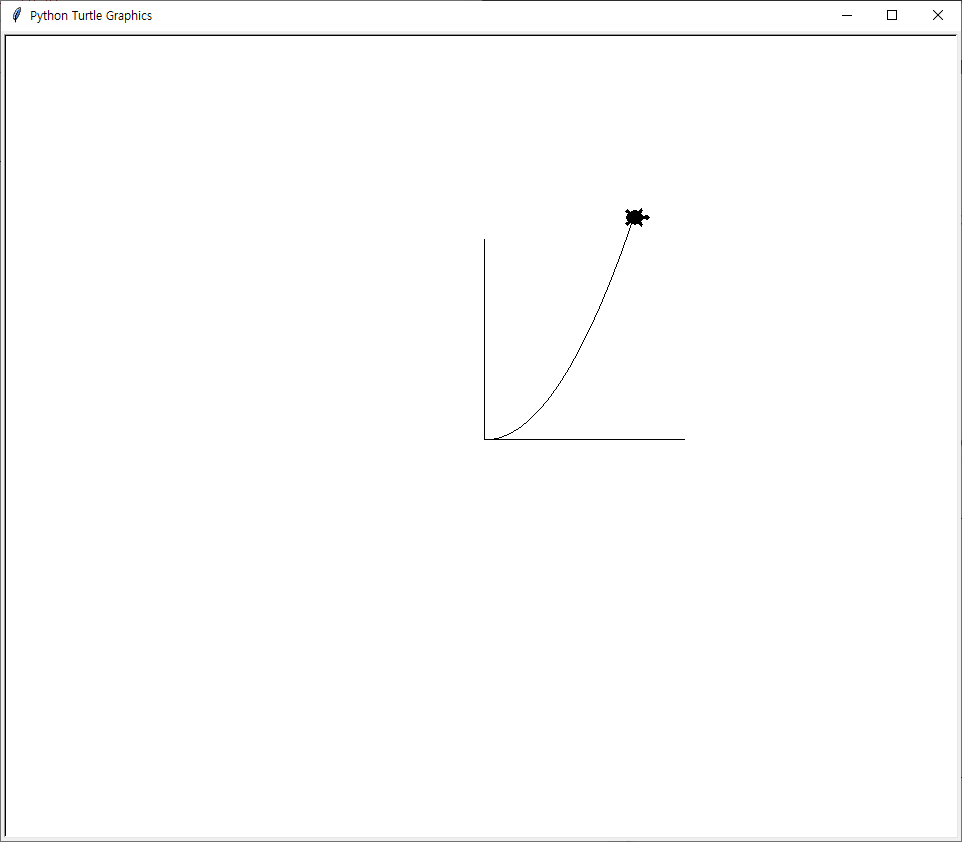

Source code (Python):
import turtle           # 터틀 불러오기 
t = turtle.Turtle()     # t에 터틀 변수 설정 
t.shape("turtle")       # 터틀의 거북이 모양 불러오기
t.speed(0)              # 터틀의 속도 설정 

def f(x):               # 함수 f(x)=X2+1을 계산 하는함수 작성 
    return x**2+1


t.goto(200, 0)
t.goto(0, 0)
t.goto(0, 200)
t.goto(0, 0)

for x in range(150):
    t.goto(x, int(0.01*f(x)))
